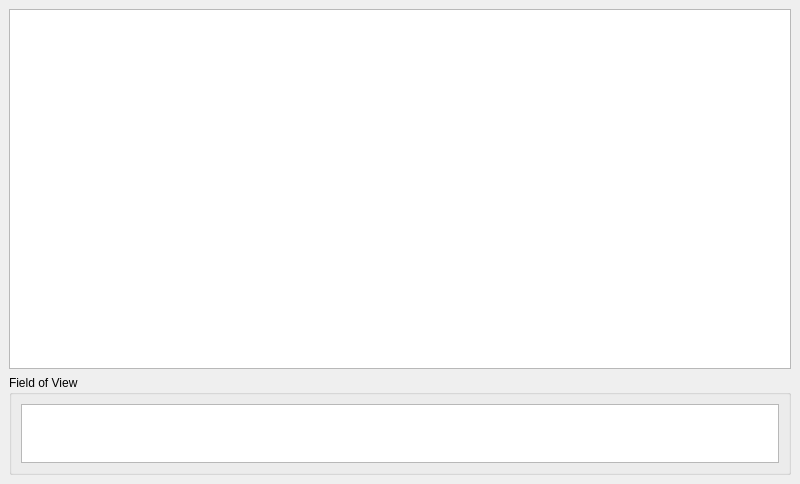
<?xml version="1.0" encoding="UTF-8"?>
<ui version="4.0">
 <class>Surface</class>
 <widget class="QMainWindow" name="Surface">
  <property name="geometry">
   <rect>
    <x>0</x>
    <y>0</y>
    <width>800</width>
    <height>484</height>
   </rect>
  </property>
  <property name="windowTitle">
   <string>flakysview</string>
  </property>
  <widget class="QWidget" name="centralwidget">
   <layout class="QGridLayout" name="gridLayout">
    <item row="1" column="1">
     <layout class="QVBoxLayout" name="verticalLayout">
      <item>
       <widget class="GraphicsView" name="graphicsView"/>
      </item>
      <item>
       <widget class="QGroupBox" name="groupBox">
        <property name="maximumSize">
         <size>
          <width>16777215</width>
          <height>100</height>
         </size>
        </property>
        <property name="title">
         <string>Field of View</string>
        </property>
        <layout class="QHBoxLayout" name="horizontalLayout_2">
         <item>
          <widget class="QGraphicsView" name="graphicsView_2">
           <property name="maximumSize">
            <size>
             <width>16777215</width>
             <height>100</height>
            </size>
           </property>
          </widget>
         </item>
        </layout>
       </widget>
      </item>
     </layout>
    </item>
   </layout>
  </widget>
  <widget class="QMenuBar" name="menubar">
   <property name="geometry">
    <rect>
     <x>0</x>
     <y>0</y>
     <width>800</width>
     <height>22</height>
    </rect>
   </property>
  </widget>
 </widget>
 <customwidgets>
  <customwidget>
   <class>GraphicsView</class>
   <extends>QGraphicsView</extends>
   <header>gui/graphicsview.h</header>
  </customwidget>
 </customwidgets>
 <resources/>
 <connections/>
</ui>
